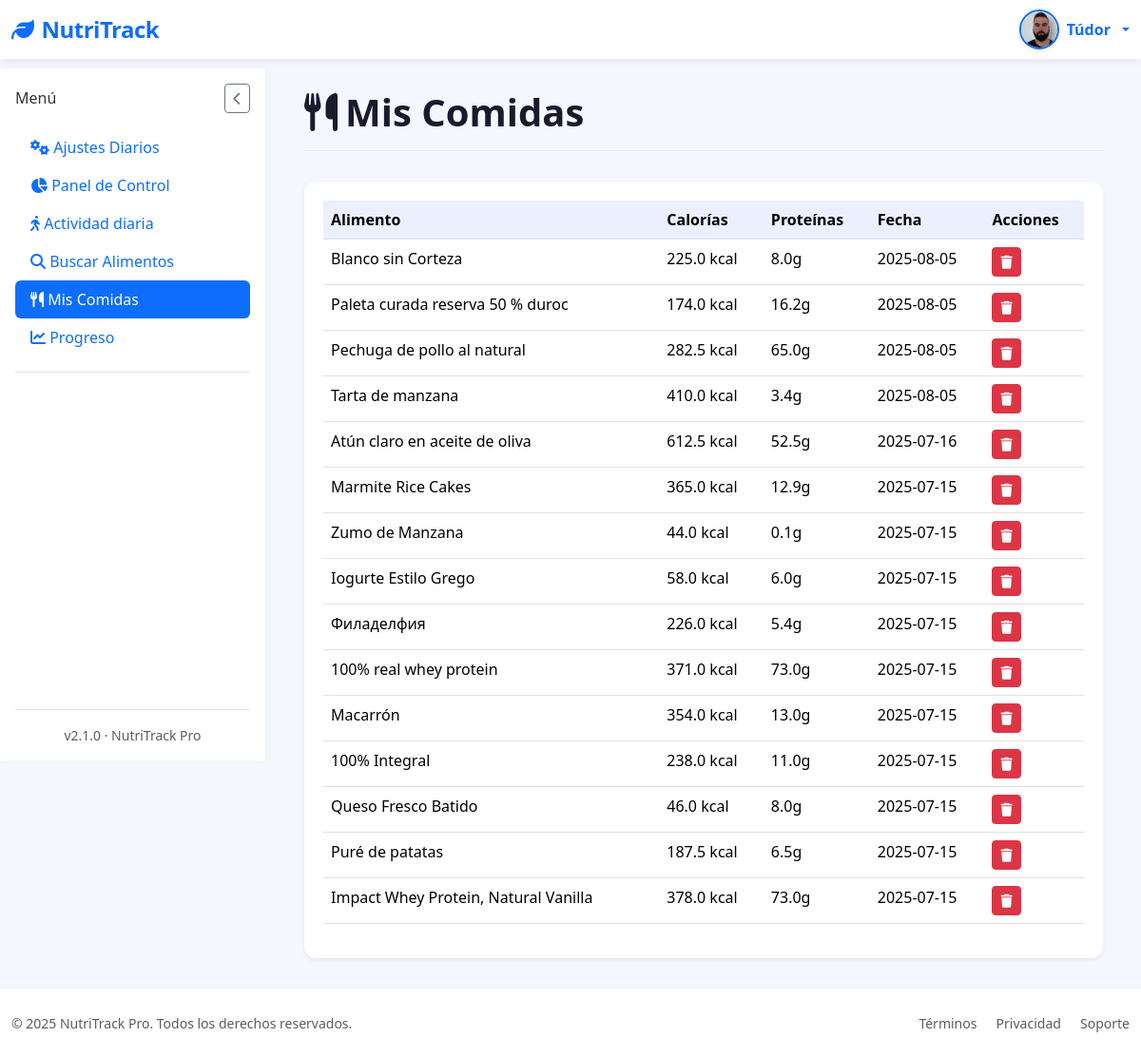
The app's page /mis-comidas (signed in), older data.
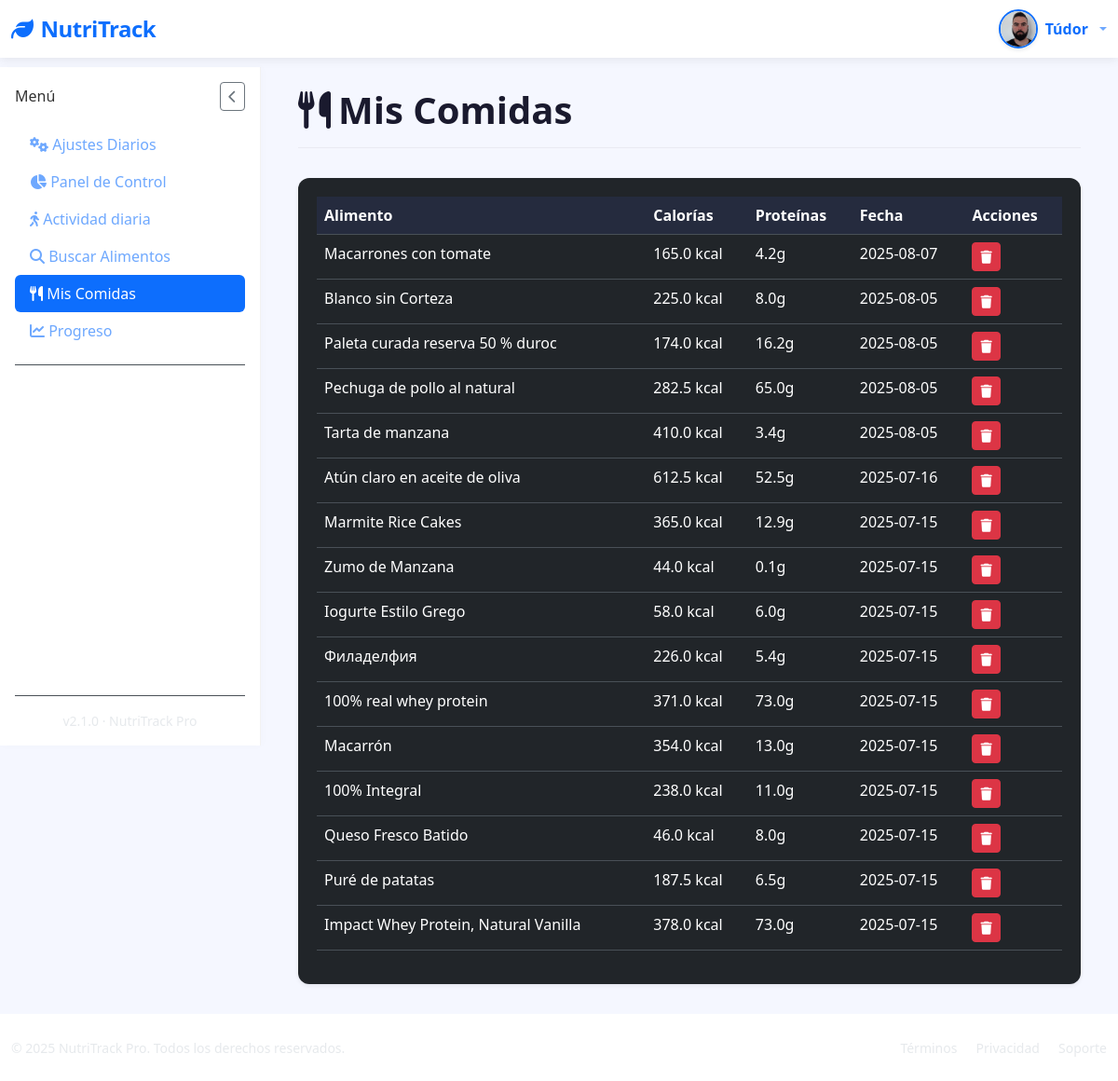
The same page, newer data.
### tables this page shows
CREATE TABLE "loggin" (
	"id"	INTEGER,
	"username"	TEXT NOT NULL,
	"password"	TEXT,
	"email"	TEXT, google_id TEXT, full_name TEXT, birth_date TEXT, height_cm INTEGER, weight_kg INTEGER, gender TEXT, activity_level TEXT, goal TEXT, profile_photo TEXT DEFAULT NULL, preferences TEXT DEFAULT '{}',
	PRIMARY KEY("id" AUTOINCREMENT)
);

CREATE TABLE "food_entries" (
	"id"	INTEGER,
	"user_id"	INTEGER NOT NULL,
	"food_name"	TEXT NOT NULL,
	"calories"	REAL,
	"proteins"	REAL,
	"fats"	REAL,
	"carbs"	REAL,
	"date"	TIMESTAMP DEFAULT CURRENT_TIMESTAMP,
	"created_at"	TEXT,
	PRIMARY KEY("id" AUTOINCREMENT),
	FOREIGN KEY("user_id") REFERENCES "loggin"("id")
);

### app/controllers/MyfoodsController.py (the view)
@app.route('/mis-comidas')
@login_required
def mis_comidas():
    with get_db_cursor() as cur:
        cur.execute("""
            SELECT id, food_name, calories, proteins, date
            FROM food_entries
            WHERE user_id = ?
            ORDER BY date DESC
        """, (current_user.id,))
        comidas = cur.fetchall()
    return render_template('Myfoods/mis_comidas.html', comidas=comidas)

### app/__init__.py (called while the page is built)
@login_manager.user_loader
def load_user(user_id):
    return User.get_by_id(user_id)

### app/conexion.py (called while the page is built)
@contextmanager
def get_db_connection():
    conn = sqlite3.connect(DATABASE)
    conn.row_factory = sqlite3.Row  # Esto permite acceso como diccionario
    try:
        yield conn
    finally:
        conn.close()

@contextmanager
def get_db_cursor():
    with get_db_connection() as conn:
        cursor = conn.cursor()
        try:
            yield cursor
            conn.commit()
        except:
            conn.rollback()
            raise

### app/controllers/UsersController.py (called while the page is built)
@app.context_processor
def inject_prefs():
    if current_user.is_authenticated:
        prefs = get_user_preferences(current_user.id)  # función que recupera las prefs
        return dict(prefs=prefs)
    return dict(prefs=None)

### app/models/LoginGoogleModel.py (called while the page is built)
    @staticmethod
    def get_by_id(user_id):
        with get_db_cursor() as cur:
            cur.execute("SELECT * FROM loggin WHERE id = ?", (user_id,))
            user = cur.fetchone()
            if user:
                return User(
                    id=user['id'],
                    username=user['username'],
                    email=user['email'] if 'email' in user.keys() else None,
                    google_id=user['google_id'] if 'google_id' in user.keys() else None,
                    profile_photo=user['profile_photo'] if 'profile_photo' in user.keys() else None
                )
        return None

### app/models/UsersModel.py (called while the page is built)
def get_user_preferences(user_id):
    with get_db_cursor() as cursor:
        cursor.execute("SELECT preferences FROM loggin WHERE id = ?", (user_id,))
        row = cursor.fetchone()
        try:
            return json.loads(row["preferences"]) if row and row["preferences"] else {}
        except:
            return {}

### app/templates/Myfoods/mis_comidas.html (shortened to what this page needs)
{% extends "base.html" %}
{% block section %}
<div class="page-header">
  <h1 class="page-title">
    <i class="fas fa-utensils me-2"></i>Mis Comidas
  </h1>
</div>
<div class="card border-0 shadow-sm">
  <div class="card-body">
    {% if comidas %}
    <div class="table-responsive">
      <table class="table table-hover">
        <thead>
          <tr>
            <th>Alimento</th>
            <th>Calorías</th>
            <th>Proteínas</th>
            <th>Fecha</th>
            <th>Acciones</th>
          </tr>
        </thead>
        <tbody>
          {% for comida in comidas %}
          <tr>
            <td>{{ comida['food_name'] }}</td>
            <td>{{ comida['calories'] }} kcal</td>
            <td>{{ comida['proteins'] }}g</td>
            <td>{{ comida['date'] }}</td>
            <td>
              <form method="POST" action="{{ url_for('eliminar_comida', comida_id=comida['id']) }}">
                <button type="submit" class="btn btn-sm btn-danger">
                  <i class="fas fa-trash"></i>
                </button>
              </form>
            </td>
          </tr>
          {% endfor %}
        </tbody>
      </table>
    </div>
    {% else %}
    <div class="text-center py-5">
      <i class="fas fa-utensils fa-3x text-muted mb-3"></i>
      <h5 class="fw-medium">No hay comidas registradas</h5>
      <p class="text-muted">Busca y añade alimentos para verlos aquí.</p>
    </div>
    {% endif %}
  </div>
</div>
{% endblock %}

### app/templates/base.html (shortened to what this page needs)
<!DOCTYPE html>
<html lang="es" data-bs-theme="{% if prefs and prefs.dark_mode %}dark{% else %}light{% endif %}">
<head>
    <link href="https://cdn.jsdelivr.net/npm/bootstrap@5.3.2/dist/css/bootstrap.min.css" rel="stylesheet">
    <link rel="stylesheet" href="https://cdn.jsdelivr.net/npm/bootstrap-icons@1.11.1/font/bootstrap-icons.css">
    <link rel="stylesheet" href="https://cdnjs.cloudflare.com/ajax/libs/font-awesome/6.5.2/css/all.min.css" />
    <link href="https://cdn.jsdelivr.net/npm/sweetalert2@11/dist/sweetalert2.min.css" rel="stylesheet">
    <link rel="stylesheet" href="{{ url_for('static', filename='styles/Stylebase.css') }}">
</head>
<body>
    <nav class="navbar navbar-expand-lg navbar-light bg-white">
        <div class="container-fluid">
            <a class="navbar-brand text-primary" href="{{ url_for('logout') }}">
                <i class="fas fa-leaf me-2"></i>NutriTrack
            </a>
            <div class="d-flex align-items-center ms-auto">
  {% if current_user.is_authenticated %}
  <div class="dropdown">
    <a href="#" class="d-flex align-items-center text-decoration-none dropdown-toggle" id="userDropdown" data-bs-toggle="dropdown" aria-expanded="false" style="gap: 0.5rem;">
      {% if current_user.profile_photo %}
        <img src="{{ url_for('static', filename='images/profile_photo/' + current_user.profile_photo) }}"
            alt="Avatar"
            class="rounded-circle shadow-sm"
            style="width: 42px; height: 42px; object-fit: cover; border: 2px solid #0d6efd;">
      {% else %}
        <div class="user-avatar bg-primary text-white rounded-circle d-flex justify-content-center align-items-center shadow-sm"
             style="width: 42px; height: 42px; font-weight: 700; font-size: 1.1rem; user-select: none;">
          {{ current_user.username[0]|upper }}
        </div>
      {% endif %}
      <span class="d-none d-sm-inline fw-semibold text-primary" style="font-size: 1rem;">
        {{ current_user.username }}
      </span>
    </a>
  </div>
  {% endif %}
</div>
        </div>
    </nav>
    <div class="container-fluid flex-grow-1">
        <div class="row h-100 g-0">
            <nav class="sidebar d-flex flex-column p-3" id="sidebar">
                <div class="d-flex justify-content-between align-items-center mb-3">
                    <h6 class="sidebar-title mb-0">Menú</h6>
                    <button id="closeSidebarBtn" class="btn btn-sm btn-outline-secondary d-lg-block">
                        <i class="fas fa-chevron-left"></i>
                    </button>
                </div>
                <ul class="nav nav-pills flex-column mb-auto">
                    <li>
                        <a href="{{ url_for('settings') }}" class="nav-link {% if request.path == url_for('settings') %}active{% endif %}">
                            <i class="fas fa-cogs"></i> Ajustes Diarios
                        </a>
                    </li>
                    <li>
                        <a href="{{ url_for('dashboard') }}" class="nav-link {% if request.path == url_for('dashboard') %}active{% endif %}">
                            <i class="fas fa-chart-pie"></i> Panel de Control
                        </a>
                    </li>
                    <li>
                        <a href="{{ url_for('activity') }}" class="nav-link {% if request.path == url_for('activity') %}active{% endif %}">
                            <i class="fas fa-walking"></i> Actividad diaria
                        </a>
                    </li>
                    <li>
                        <a href="{{ url_for('search_food') }}" class="nav-link {% if request.path == url_for('search_food') %}active{% endif %}">
                            <i class="fas fa-search"></i> Buscar Alimentos
                        </a>
                    </li>
                    <li>
                        <a href="{{ url_for('mis_comidas') }}" class="nav-link {% if request.path == url_for('mis_comidas') %}active{% endif %}">
                            <i class="fas fa-utensils"></i> Mis Comidas
                        </a>
                    </li>
                    <li>
                        <a href="{{ url_for('progreso') }}" class="nav-link {% if request.path == url_for('progreso') %}active{% endif %}">
                            <i class="fas fa-chart-line"></i> Progreso
                        </a>
                    </li>
                    <li class="pt-3 mt-3 border-top">
                    </li>
                </ul>
                <div class="mt-auto pt-3 border-top text-center small text-muted">
                    v2.1.0 · NutriTrack Pro
                </div>
            </nav>
            <main class="main-content" id="mainContent">
                {% block section %}{% endblock %}
            </main>
        </div>
    </div>
    <footer class="bg-white py-4 mt-auto">
        <div class="container-fluid">
            <div class="row align-items-center">
                <div class="col-md-6 text-center text-md-start">
                    <p class="mb-0 small text-muted">&copy; 2025 NutriTrack Pro. Todos los derechos reservados.</p>
                </div>
                <div class="col-md-6 text-center text-md-end">
                    <a href="#" class="text-decoration-none small text-muted me-3">Términos</a>
                    <a href="#" class="text-decoration-none small text-muted me-3">Privacidad</a>
                    <a href="#" class="text-decoration-none small text-muted">Soporte</a>
                </div>
            </div>
        </div>
    </footer>
</body>
</html>

### app/static/styles/StyleBase.css (style rules this page uses)
:root { --primary-color: #4361ee; --secondary-color: #3f37c9; --accent-color: #4cc9f0; --dark-color: #1a1a2e; --light-color: #f8f9fa; --success-color: #4bb543; }
body { font-family: 'Segoe UI', system-ui, -apple-system, sans-serif; background-color: #f5f7ff; color: #333; min-height: 100vh; display: flex; flex-direction: column; overflow-x: hidden; }
.navbar-brand { font-weight: 700; font-size: 1.5rem; letter-spacing: -0.5px; }
.navbar { box-shadow: 0 2px 10px rgba(0, 0, 0, 0.08); background: white !important; position: relative; z-index: 1100; }
.container-fluid.flex-grow-1 { display: flex; flex-direction: column; min-height: calc(100vh - 72px - 70px); padding-left: 0; padding-right: 0; }
.row.h-100 { display: flex; flex-grow: 1; flex-wrap: nowrap; margin-left: 0; margin-right: 0; width: 100%; }
.sidebar { width: 280px; background: white; position: sticky; top: 72px; border-right: 1px solid rgba(0, 0, 0, 0.05); box-shadow: 1px 0 10px rgba(0, 0, 0, 0.02); transition: all 0.3s ease; z-index: 100; display: flex; flex-direction: column; flex-shrink: 0; height: calc(100vh - 72px); padding: 1rem; }
.main-content { flex-grow: 1; flex-basis: 0; padding: 2rem 2.5rem; background-color: #f5f7ff; overflow-y: auto; }
.card-body { padding: 1.25rem; }
.card-body { flex-grow: 1; }
.card { border: none; border-radius: 12px; box-shadow: 0 4px 12px rgba(0, 0, 0, 0.05); transition: transform 0.2s ease, box-shadow 0.2s ease; }
.table { --bs-table-bg: transparent; }
.table > thead { background-color: rgba(67, 97, 238, 0.1); color: var(--primary-color); }
.page-header { display: flex; justify-content: space-between; align-items: center; margin-bottom: 2rem; padding-bottom: 1rem; border-bottom: 1px solid rgba(0, 0, 0, 0.05); }
.page-title { font-weight: 700; color: var(--dark-color); margin: 0; }
[data-bs-theme="dark"] { background-color: #121212; color: #eee; }

Row changes from the older to the newer data that the page shows:
added food_entries: food_name "Macarrones con tomate", calories "165.0", proteins "4.2", date "2025-08-07"
